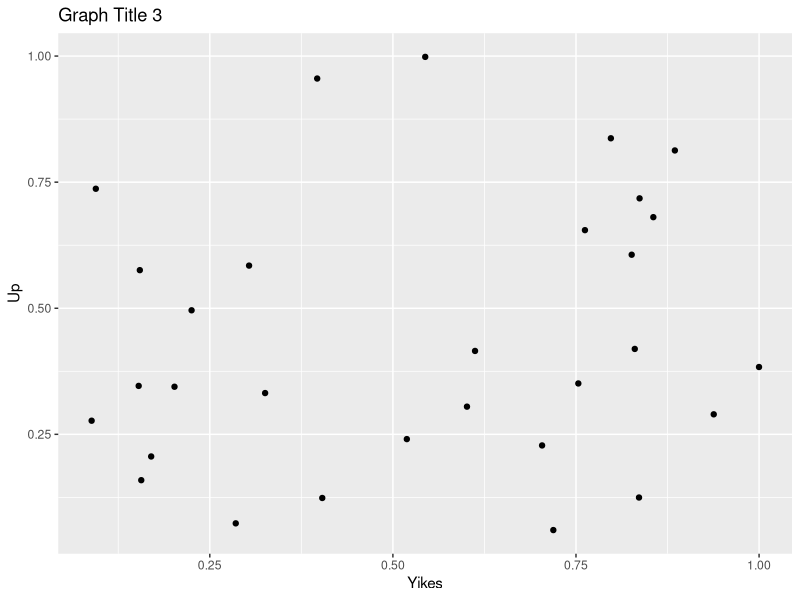

Write the R code that produced this figure.
##----
##
##  Test File: Sample_Graph.R
##
##----

#' This file makes a sample graph.
#' It's point is to demonstrate how to save a file to GitHub and track changes.

library(ggplot2)

# Some points:
x <- data.frame(a=runif(30),
                b=runif(30))

# Some graph:
ggplot(x, aes(a,b)) +
  geom_point() +
  xlab("Yikes") +
  ylab("Up") +
  ggtitle("Graph Title 3")
